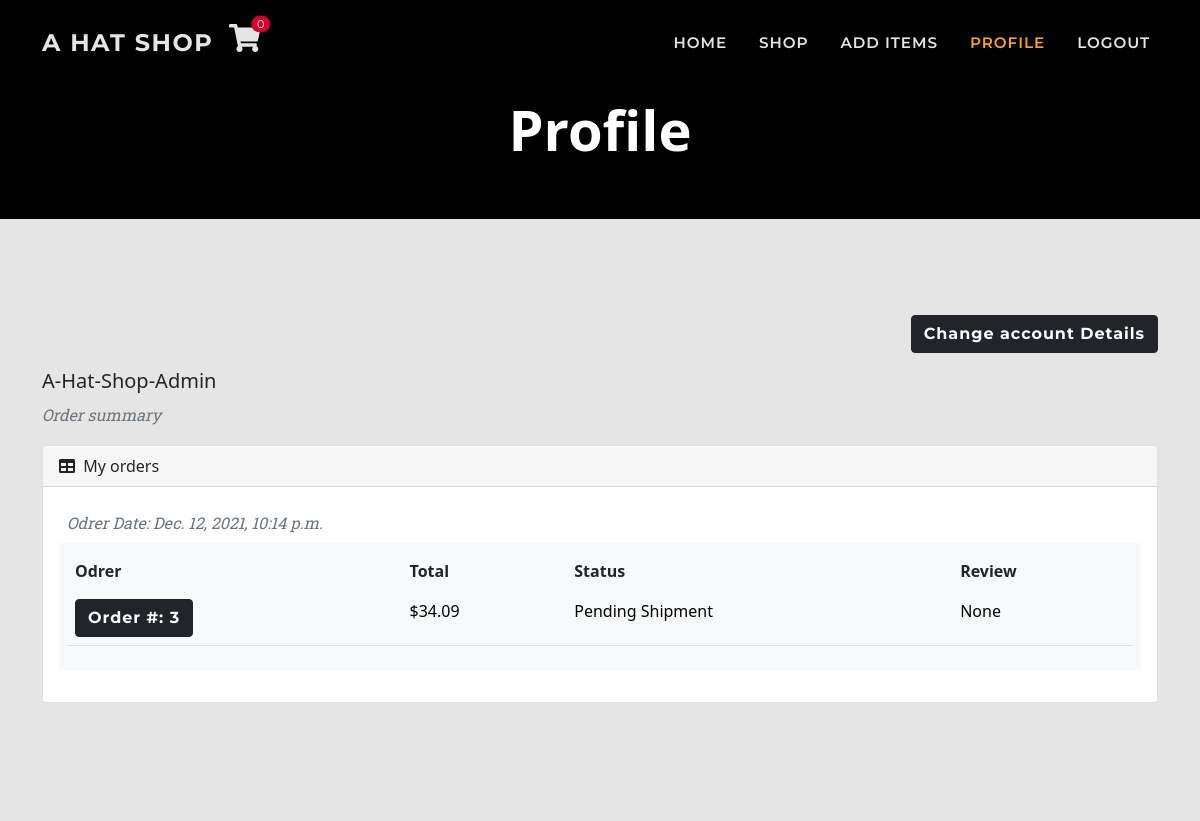
Page /user/ (signed in, upper part) on the earlier database version.
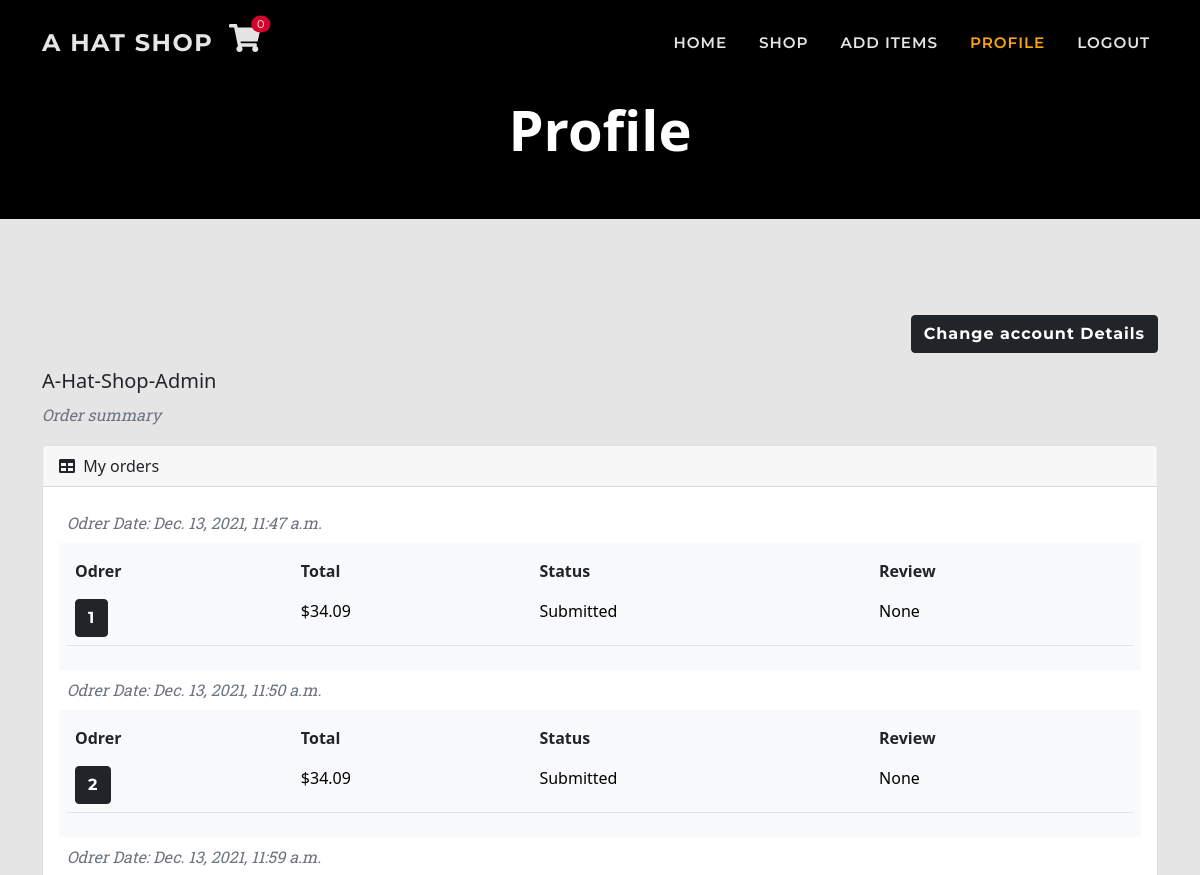
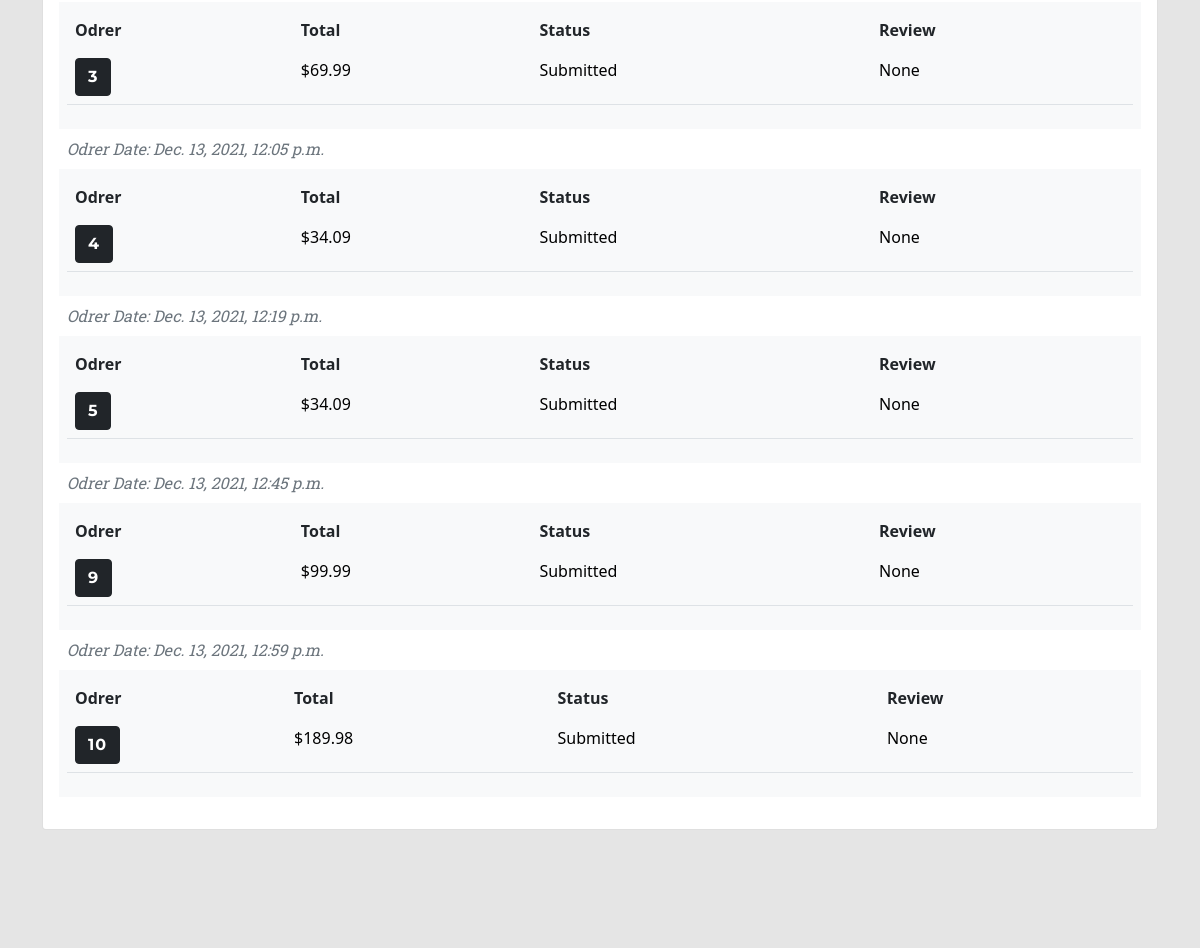
Same page on the later database version (2 pictures, top to bottom).
### checkout/models.py (models this page shows, shortened)
class Order(models.Model):
    SUBMITTED = 'Submitted'
    PROCESSED = 'Proccessed'
    SHIPPED = 'Shipped'
    CANCELLED = 'Cancelled'
    COMPLETED = 'Completed'
    ORDER_STATUS = [
        (SUBMITTED, 'Submittet'),
        (PROCESSED, 'Proccessed'),
        (SHIPPED, 'Shipped'),
        (CANCELLED, 'Cancelled'),
        (COMPLETED, 'Completed'),
    ]
    date = models.DateTimeField(auto_now_add=True)
    status = models.CharField(max_length=50, default=SUBMITTED, choices=ORDER_STATUS)
    order_number = models.CharField(max_length=32, null=False, editable=False)
    total = models.DecimalField(max_digits=10, decimal_places=2, default=0)
    delivery = models.DecimalField(max_digits=6, decimal_places=2, default=0)
    user_profile = models.ForeignKey(UserAddress, on_delete=models.SET_NULL, null=True, blank=True, related_name='orders')
    email = models.EmailField(max_length=100, null=True, blank=True)
    phone = models.CharField(max_length=50, null=True, blank=True)
    shipping_name = models.CharField(max_length=50)
    shipping_address_1 = models.CharField(max_length=100)
    shipping_address_2 = models.CharField(max_length=100, null=True, blank=True)
    shipping_town = models.CharField(max_length=60)
    shipping_county = models.CharField(max_length=60, null=True, blank=True)
    shipping_postcode = models.CharField(max_length=30, null=True, blank=True)
    shipping_country = CountryField(blank_label='Country')
    billing_name = models.CharField(max_length=50)
    billing_address_1 = models.CharField(max_length=100)
    billing_address_2 = models.CharField(max_length=100, null=True, blank=True)
    billing_town = models.CharField(max_length=60)
    billing_county = models.CharField(max_length=60, null=True, blank=True)
    billing_postcode = models.CharField(max_length=30, null=True, blank=True)
    billing_country = CountryField(blank_label='Country')
    def __str__(self):
        return self.order_number

### customers/views.py (the view)
# urls.py: path('user/', include('customers.urls')),
@login_required
def customers(request):
    profile = get_object_or_404(UserAddress, user=request.user)
    orders = profile.orders.all()
    context = {
            'orders': orders,
        }
    print(orders)
    return render(request, 'profile/profile.html', context)

### cart/contexts.py (called while the page is built, shortened)
def cart_contents(request):
    cart_items = []
    total = 0
    before = 0
    item_count = 0
    cart = request.session.get('cart', {})
    if total < 50:
        delivery = total * Decimal(10 / 100)
        free_deivery = 50 * total
    else:
        delivery = 0
        free_deivery = 0
    delivery = round(delivery, 2)
    grand_total = delivery + total
    grand_total = round(grand_total, 2)
    context = {
        'cart_items': cart_items,
        'total': total,
        'before': before,
        'item_count': item_count,
        'delivery': delivery,
        'free_deivery': free_deivery,
        'deivery_treshold': 10,
        'grand_total': grand_total,
    }
    return context

### customers/templates/profile/profile.html (shortened to what this page needs)
{% extends 'base.html' %}
{% load static %}
{% load thumbnail %}
{% load crispy_forms_tags %}
{% block page_header %}
<header class="bg-black py-5">
    <div class="container px-4 px-lg-5 mt-5">
        <div class="text-center">
            <h1 class="display-4 text-white fw-bolder">Profile</h1>
        </div>
    </div>
</header>
{% endblock %}
{% block content %}
<section class="page-section">
    <div class="container">
        <div class="col-12 text-left">
            <p class="col-12 text-end"><a class="btn btn-dark orrange" href="{% url 'user_details' %}">Change account
                    Details</a></p>
        </div>
        <h5 class="text-capitalize">{{ request.user }}</h5>
        <p class="text-muted text-italic">Order summary</p>
        <div class="card mb-4">
            <div class="card-header">
                <i class="fas fa-table me-1"></i>
                My orders
            </div>
            <div class="card-body">
                <table class="table table-borderless">
                    {% for order in orders %}
                    <thead>
                        <tr>
                            <th class="text-muted text-italic">Odrer Date: {{ order.date }}</th>
                        </tr>
                    </thead>
                    <tbody>
                        <tr class="table-light ">
                            <td>
                                <table class="table table-borderless">
                                    <thead>
                                        <tr>
                                            <th>Odrer</th>
                                            <th>Total</th>
                                            <th>Status</th>
                                            <th>Review</th>
                                        </tr>
                                    </thead>
                                    <tbody class="border-bottom">
                                        <tr class="table-light">
                                            <td><a class="btn btn-dark" href="{% url 'order_history' order.id %}"
                                                    title="{{ order.order_number }}">
                                                    {{ order.order_number}}
                                                </a></td>
                                            <td>${{ order.total }}</td>
                                            <td>{{ order.status }}</td>
                                            <td>None</td>
                                        </tr>
                                    </tbody>
                                </table>
                            </td>
                        </tr>
                    </tbody>
                    {% endfor %}
                </table>
            </div>
        </div>
    </div>
</section>
{% endblock %}

Differences in the rows shown:
now on this page (row edited): Order: date "Dec. 13, 2021, 11:47 a.m.", order_number "1", total "34.09", status "Submitted"
now on this page (row edited): Order: date "Dec. 13, 2021, 11:50 a.m.", order_number "2", total "34.09", status "Submitted"
changed Order: date "Dec. 12, 2021, 10:14 p.m." → "Dec. 13, 2021, 11:59 a.m."; order_number "Order #: 3" → "3"; total "34.09" → "69.99"; status "Pending Shipment" → "Submitted"
added Order: date "Dec. 13, 2021, 12:05 p.m.", order_number "4", total "34.09", status "Submitted"
added Order: date "Dec. 13, 2021, 12:19 p.m.", order_number "5", total "34.09", status "Submitted"
added Order: date "Dec. 13, 2021, 12:45 p.m.", order_number "9", total "99.99", status "Submitted"
added Order: date "Dec. 13, 2021, 12:59 p.m.", order_number "10", total "189.98", status "Submitted"
